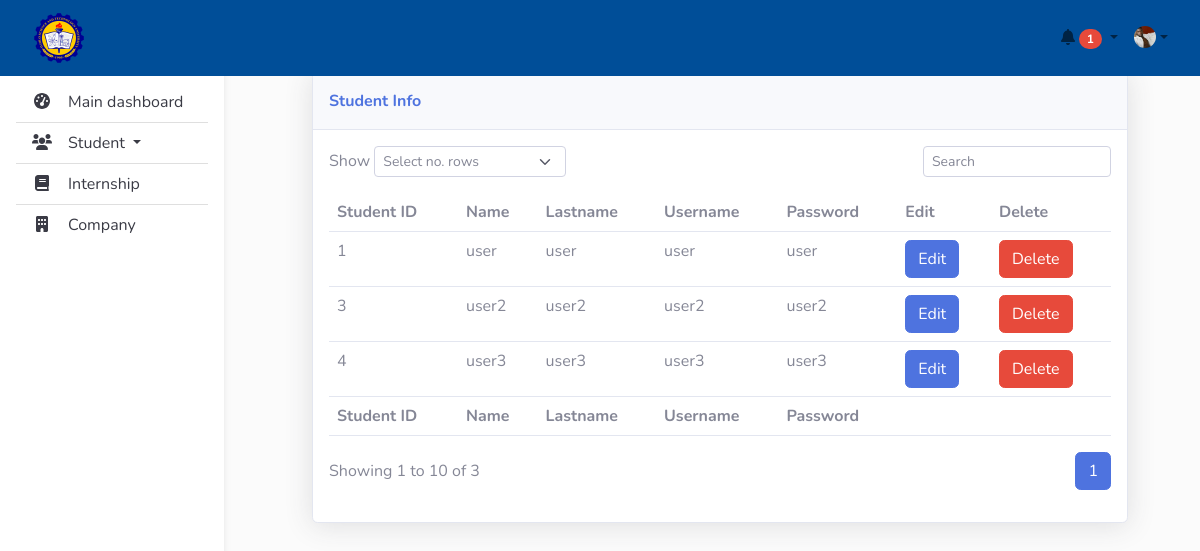
Page /php_source/views/teacherDashboard/teachers_control.php (signed in) on the committed database.
### tables this page shows
CREATE TABLE `intern_students` (
  `student_id` int(10) NOT NULL,
  `firstname` varchar(50) NOT NULL,
  `lastname` varchar(50) NOT NULL,
  `username` varchar(50) NOT NULL,
  `password` varchar(50) NOT NULL
);

### php_source/views/teacherDashboard/teachers_control.php (the view, shortened to what this page needs)
<html>
     <head>
        <link rel="stylesheet" href="../../../assets/bootstrap/css/bootstrap.min.css">
        <link rel="stylesheet" href="../../../assets/css/main.css">
        <link href="https://cdnjs.cloudflare.com/ajax/libs/font-awesome/5.15.3/css/all.min.css" rel="stylesheet">
     </head>
     <body>
        <?php include ("../../includes/sidenav.php");?>
        <?php include ("../../includes/topnav.php"); ?>
          <main>
               <div id="" class="container pt-4 main" style="margin-top: 10px; padding: 60px 60px;">
                    <div class="row" id="dashboard">
                         <div class="container-fluid" id="body-content">
                              <button class="btn btn-primary" data-bs-toggle="modal" data-bs-target="#exampleModal">INSERT</button>
                              <div class="card shadow">
                                   <div class="card-header py-3">
                                        <p class="text-primary m-0 fw-bold">Student Info</p>
                                   </div>
                                   <div class="card-body">
                                        <div class="row">
                                             <div class="col-md-6 text-nowrap">
                                                  <div id="dataTable_length" class="dataTables_length" aria-controls="dataTable"><label class="form-label">Show&nbsp;<select class="d-inline-block form-select form-select-sm" id="recordsPerPage">
                                                                           <option >Select no. rows</option>
                                                                           </select>&nbsp;</label></div>
                                             </div>
                                             <div class="col-md-6">
                                                  <div class="text-md-end dataTables_filter" id="dataTable_filter"><label class="form-label"><input type="search" id="searchInput" class="form-control form-control-sm" aria-controls="dataTable" placeholder="Search"></label></div>
                                             </div>
                                        </div>
                                        <div class="table-responsive table mt-2" id="dataTable" role="grid" aria-describedby="dataTable_info">
                                             <table class="table my-0" id="dataTable">
                                                  <thead>
                                                       <tr>
                                                            <th>Student ID</th>
                                                            <th>Name</th>
                                                            <th>Lastname</th>
                                                            <th>Username</th>
                                                            <th>Password</th>
                                                            <th>Edit</th>
                                                            <th>Delete</th>
                                                       </tr>
                                                  </thead>
                                                  <tbody>
                                                       <?php
                                                            require_once ('../../../connection/connect.php');
                                                            $records_per_page = isset($_GET['per_page']) ? $_GET['per_page'] : 10;
                                                            $current_page = isset($_GET['page']) ? $_GET['page'] : 1;
                                                            $start_from = ($current_page - 1) * $records_per_page;
                                                            $sql = "SELECT * FROM intern_students LIMIT $start_from, $records_per_page";
                                                            if ($result = $conn->query($sql)){
                                                                 while ($row = $result->fetch_assoc()){
                                                                      $stud_id = $row['student_id'];
                                                                      $firstname = $row['firstname'];
                                                                      $lastname = $row['lastname'];
                                                                      $username = $row['username'];
                                                                      $password = $row['password'];
                                                       ?>
                                                       <tr>
                                                            <td><?php echo $stud_id; ?></td>
                                                            <td><?php echo $firstname; ?></td>
                                                            <td><?php echo $lastname; ?></td>
                                                            <td><?php echo $username; ?></td>
                                                            <td><?php echo $password; ?></td>
                                                            <td><a class="btn btn-primary update-btn"
                                                            data-bs-toggle='modal'
                                                            data-bs-target='#exampleUpdateModal'
                                                            data-id="<?php echo $stud_id; ?>"
                                                            data-fname="<?php echo $firstname; ?>"
                                                            data-lname="<?php echo $lastname; ?>"
                                                            data-uname="<?php echo $username; ?>"
                                                            data-email="<?php  ?>"
                                                            data-pass="<?php echo $password; ?>">Edit</a></td>
                                                            <td><a class="btn btn-danger delete-btn" data-id="<?php echo $stud_id;?>">Delete</a></td>
                                                       </tr>
                                                       <?php
                                                                 }
                                                            }
                                                            $total_records_sql = "SELECT COUNT(*) AS total FROM  intern_students";
                                                            $total_records_result = $conn->query($total_records_sql);
                                                            $total_records_row = $total_records_result->fetch_assoc();
                                                            $total_records = $total_records_row['total'];
                                                            $total_pages = ceil($total_records / $records_per_page);
                                                       ?>
                                                  </tbody>
                                                  <tfoot>
                                                            <tr>
                                                                 <td><strong>Student ID</strong></td>
                                                                 <td><strong>Name</strong></td>
                                                                 <td><strong>Lastname</strong></td>
                                                                 <td><strong>Username</strong></td>
                                                                 <td><strong>Password</strong></td>
                                                            </tr>
                                                  </tfoot>
                                             </table>
                                        </div>
                                        <div class="row">
                                             <div class="col-md-6 align-self-center">
                                                  <p id="dataTable_info" class="dataTables_info" role="status" aria-live="polite">Showing 1 to <?php echo $records_per_page?> of <?php echo $total_records;?></p>
                                             </div>
                                             <div class="col-md-6">
                                                  <nav class="d-lg-flex justify-content-lg-end dataTables_paginate paging_simple_numbers">
                                                       <ul class="pagination">
                                                            <?php for ($i = 1; $i <= $total_pages; $i++){ ?>
                                                                 <li class="page-item <?php if ($i == $current_page) echo 'active'; ?>">
                                                                      <a class="page-link" id="page_change" href="?page=<?php echo $i; ?>"><?php echo $i; ?></a>
                                                                 </li>
                                                            <?php } ?>
                                                       </ul>
                                                  </nav>
                                             </div>
                                        </div>
                                   </div>
                              </div>
                    </div>
                </div>
            </div>
          </main>
     </body>
</html>

### assets/css/main.css (style rules this page uses)
body { background-color: #fbfbfb; }
@media (min-width: 991.98px) { main { padding-left: 240px; } }

### rows in the picture
intern_students: student_id "1", firstname "user", lastname "user", username "user", password "user"
intern_students: student_id "3", firstname "user2", lastname "user2", username "user2", password "user2"
intern_students: student_id "4", firstname "user3", lastname "user3", username "user3", password "user3"

### other values in the picture
$records_per_page "10"
$total_records "3"
